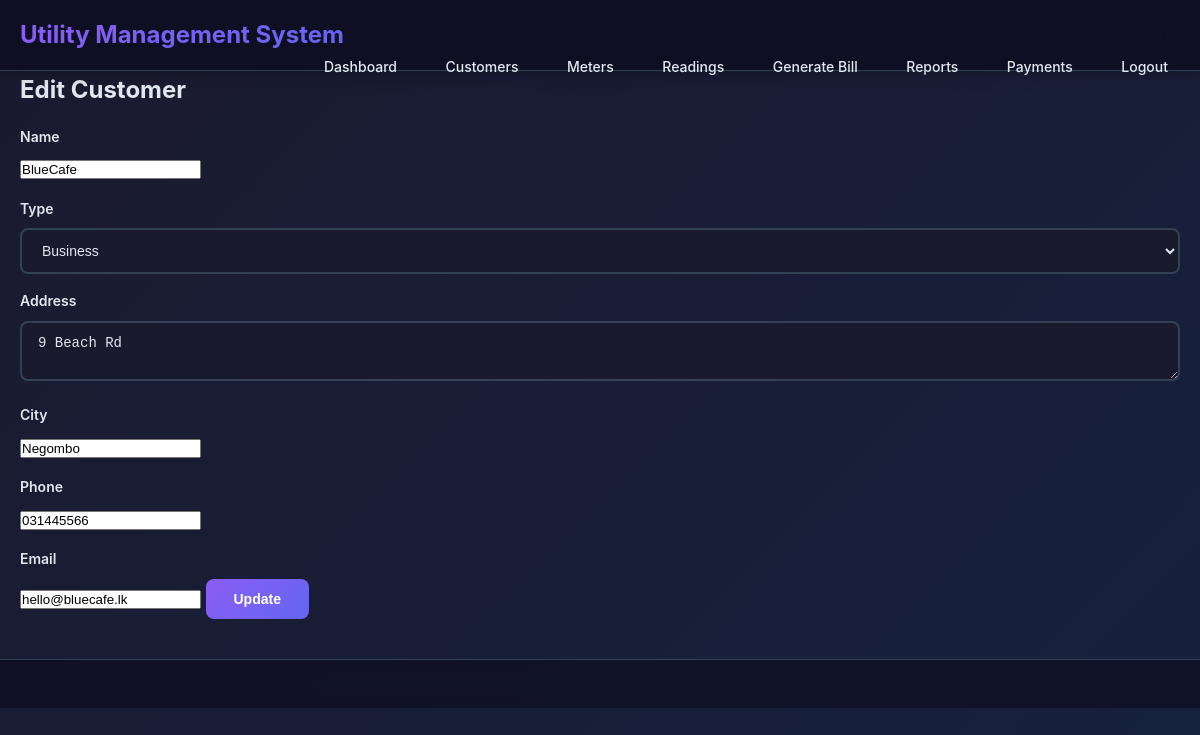
The page /public/edit_customer.php?id=8 (signed in) on the database its author committed.
### tables this page shows
CREATE TABLE customer (
  customer_id INT AUTO_INCREMENT PRIMARY KEY,
  customer_type ENUM('Household','Business','Government') NOT NULL,
  name VARCHAR(150) NOT NULL,
  address TEXT,
  city VARCHAR(100),
  phone VARCHAR(20),
  email VARCHAR(100),
  created_at DATETIME DEFAULT CURRENT_TIMESTAMP
);

### public/edit_customer.php (the view, shortened to what this page needs)
<?php
require_once __DIR__ . '/../includes/config.php';
require_once __DIR__ . '/../includes/header.php';
$id = intval($_GET['id'] ?? 0);
$stmt = $pdo->prepare("SELECT * FROM customer WHERE customer_id = :id");
$stmt->execute([':id' => $id]);
$customer = $stmt->fetch();
?>
<h2>Edit Customer</h2>
<form method="post">
  <label>Name</label><input name="name" required value="<?= htmlspecialchars($customer['name']) ?>" />
  <label>Type</label>
  <select name="customer_type">
    <option <?= $customer['customer_type']=='Business'?'selected':'' ?>>Business</option>
  </select>
  <label>Address</label><textarea name="address"><?= htmlspecialchars($customer['address']) ?></textarea>
  <label>City</label><input name="city" value="<?= htmlspecialchars($customer['city']) ?>" />
  <label>Phone</label><input name="phone" value="<?= htmlspecialchars($customer['phone']) ?>" />
  <label>Email</label><input name="email" type="email" value="<?= htmlspecialchars($customer['email']) ?>" />
  <button class="btn" type="submit">Update</button>
</form>
<?php require_once __DIR__ . '/../includes/footer.php'; ?>

### assets/css/style.css (style rules this page uses)
:root { --max-width: 1200px; --primary: #8b5cf6; --primary-dark: #7c3aed; --secondary: #ec4899; --accent: #f59e0b; --success: #10b981; --warning: #f59e0b; --error: #ef4444; --info: #06b6d4; --dark: #0f0f23; --dark-light: #1a1a2e; --dark-lighter: #252547; --light: #e2e8f0; --light-muted: #94a3b8; --gray-100: #1e293b; --gray-200: #334155; --gray-300: #475569; --gray-400: #64748b; --gray-500: #94a3b8; --gray-600: #cbd5e1; --gradient-primary: linear-gradient(135deg, #8b5cf6 0%, #6366f1 100%); --gradient-secondary: linear-gradient(135deg, #ec4899 0%, #f97316 100%); --gradient-accent: linear-gradient(135deg, #f59e0b 0%, #eab308 100%); --gradient-dark: linear-gradient(135deg, #1a1a2e 0%, #16213e 100%); --shadow-sm: 0 2px 15px rgba(0, 0, 0, 0.3); --shadow-md: 0 8px 30px rgba(0, 0, 0, 0.4); --shadow-lg: 0 16px 50px rgba(0, 0, 0, 0.5); --border-radius: 12px; --border-radius-lg: 16px; }
* { box-sizing: border-box; margin: 0; padding: 0; }
body { font-family: 'Inter', 'Segoe UI', Arial, sans-serif; background: var(--gradient-dark); margin: 0; color: var(--light); line-height: 1.6; min-height: 100vh; }
label { display: block; margin: 16px 0 8px; font-size: 14px; font-weight: 600; color: var(--light); }
input[type="text"], input[type="password"], input[type="date"], textarea, select { width: 100%; padding: 12px 16px; border: 2px solid var(--gray-200); border-radius: 8px; font-size: 14px; transition: all 0.3s ease; background: var(--dark-light); color: var(--light); }
.btn { display: inline-block; padding: 12px 28px; background: var(--gradient-primary); color: white; border-radius: 8px; border: none; cursor: pointer; text-decoration: none; font-weight: 600; font-size: 14px; transition: all 0.3s ease; position: relative; overflow: hidden; }
.btn::before { content: ''; position: absolute; top: 0; left: -100%; width: 100%; height: 100%; background: linear-gradient(90deg, transparent, rgba(255,255,255,0.2), transparent); transition: left 0.5s; }
::placeholder { color: var(--gray-400); }

### rows shown on the page
customer: name "BlueCafe", customer_type "Business", address "9 Beach Rd", city "Negombo", phone "031445566", email "hello@bluecafe.lk"
